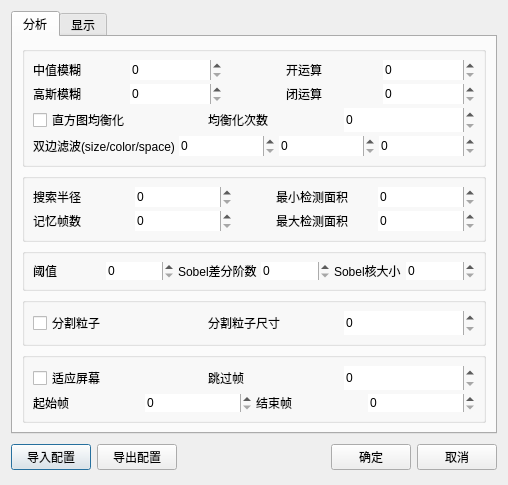
<?xml version="1.0" encoding="UTF-8"?>
<ui version="4.0">
 <class>Dialog</class>
 <widget class="QDialog" name="Dialog">
  <property name="geometry">
   <rect>
    <x>0</x>
    <y>0</y>
    <width>485</width>
    <height>512</height>
   </rect>
  </property>
  <property name="windowTitle">
   <string>Dialog</string>
  </property>
  <property name="modal">
   <bool>true</bool>
  </property>
  <layout class="QVBoxLayout" name="verticalLayout" stretch="0,0">
   <property name="sizeConstraint">
    <enum>QLayout::SizeConstraint::SetFixedSize</enum>
   </property>
   <item>
    <widget class="QTabWidget" name="tabWidget">
     <property name="tabShape">
      <enum>QTabWidget::TabShape::Rounded</enum>
     </property>
     <property name="currentIndex">
      <number>0</number>
     </property>
     <widget class="QWidget" name="tab_analyze">
      <attribute name="title">
       <string>分析</string>
      </attribute>
      <layout class="QVBoxLayout" name="verticalLayout1" stretch="4,2,1,1,2">
       <item>
        <widget class="QGroupBox" name="groupBox">
         <property name="title">
          <string/>
         </property>
         <property name="flat">
          <bool>false</bool>
         </property>
         <layout class="QVBoxLayout" name="verticalLayout2">
          <property name="spacing">
           <number>4</number>
          </property>
          <property name="leftMargin">
           <number>8</number>
          </property>
          <property name="topMargin">
           <number>8</number>
          </property>
          <property name="rightMargin">
           <number>8</number>
          </property>
          <property name="bottomMargin">
           <number>8</number>
          </property>
          <item>
           <layout class="QHBoxLayout" name="horizontalLayout">
            <item>
             <widget class="QLabel" name="lb_median_blur">
              <property name="text">
               <string>中值模糊</string>
              </property>
             </widget>
            </item>
            <item>
             <widget class="QSpinBox" name="spb_median_blur">
              <property name="sizePolicy">
               <sizepolicy hsizetype="Minimum" vsizetype="Preferred">
                <horstretch>0</horstretch>
                <verstretch>0</verstretch>
               </sizepolicy>
              </property>
              <property name="frame">
               <bool>false</bool>
              </property>
             </widget>
            </item>
            <item>
             <spacer name="horizontalSpacer">
              <property name="orientation">
               <enum>Qt::Orientation::Horizontal</enum>
              </property>
              <property name="sizeType">
               <enum>QSizePolicy::Policy::Preferred</enum>
              </property>
              <property name="sizeHint" stdset="0">
               <size>
                <width>60</width>
                <height>20</height>
               </size>
              </property>
             </spacer>
            </item>
            <item>
             <widget class="QLabel" name="lb_opening_size">
              <property name="text">
               <string>开运算</string>
              </property>
             </widget>
            </item>
            <item>
             <widget class="QSpinBox" name="spb_opening_size">
              <property name="sizePolicy">
               <sizepolicy hsizetype="Minimum" vsizetype="Preferred">
                <horstretch>0</horstretch>
                <verstretch>0</verstretch>
               </sizepolicy>
              </property>
              <property name="frame">
               <bool>false</bool>
              </property>
             </widget>
            </item>
           </layout>
          </item>
          <item>
           <layout class="QHBoxLayout" name="horizontalLayout_2">
            <item>
             <widget class="QLabel" name="lb_gaussian_blur">
              <property name="text">
               <string>高斯模糊</string>
              </property>
             </widget>
            </item>
            <item>
             <widget class="QSpinBox" name="spb_gaussian_blur">
              <property name="sizePolicy">
               <sizepolicy hsizetype="Minimum" vsizetype="Preferred">
                <horstretch>0</horstretch>
                <verstretch>0</verstretch>
               </sizepolicy>
              </property>
              <property name="frame">
               <bool>false</bool>
              </property>
             </widget>
            </item>
            <item>
             <spacer name="horizontalSpacer_2">
              <property name="orientation">
               <enum>Qt::Orientation::Horizontal</enum>
              </property>
              <property name="sizeType">
               <enum>QSizePolicy::Policy::Minimum</enum>
              </property>
              <property name="sizeHint" stdset="0">
               <size>
                <width>60</width>
                <height>20</height>
               </size>
              </property>
             </spacer>
            </item>
            <item>
             <widget class="QLabel" name="lb_closing_size">
              <property name="text">
               <string>闭运算</string>
              </property>
             </widget>
            </item>
            <item>
             <widget class="QSpinBox" name="spb_closing_size">
              <property name="sizePolicy">
               <sizepolicy hsizetype="Minimum" vsizetype="Preferred">
                <horstretch>0</horstretch>
                <verstretch>0</verstretch>
               </sizepolicy>
              </property>
              <property name="frame">
               <bool>false</bool>
              </property>
             </widget>
            </item>
           </layout>
          </item>
          <item>
           <layout class="QHBoxLayout" name="horizontalLayout_3">
            <item>
             <widget class="QCheckBox" name="chb_apply_hist_eq">
              <property name="text">
               <string>直方图均衡化</string>
              </property>
             </widget>
            </item>
            <item>
             <spacer name="horizontalSpacer_3">
              <property name="orientation">
               <enum>Qt::Orientation::Horizontal</enum>
              </property>
              <property name="sizeType">
               <enum>QSizePolicy::Policy::Preferred</enum>
              </property>
              <property name="sizeHint" stdset="0">
               <size>
                <width>40</width>
                <height>20</height>
               </size>
              </property>
             </spacer>
            </item>
            <item>
             <widget class="QLabel" name="lb_adaptive_hist_eq">
              <property name="text">
               <string>均衡化次数</string>
              </property>
             </widget>
            </item>
            <item>
             <widget class="QSpinBox" name="spb_adaptive_hist_eq">
              <property name="sizePolicy">
               <sizepolicy hsizetype="Minimum" vsizetype="Preferred">
                <horstretch>0</horstretch>
                <verstretch>0</verstretch>
               </sizepolicy>
              </property>
              <property name="frame">
               <bool>false</bool>
              </property>
             </widget>
            </item>
           </layout>
          </item>
          <item>
           <layout class="QHBoxLayout" name="horizontalLayout_4">
            <item>
             <widget class="QLabel" name="lb_bilateral_filter">
              <property name="text">
               <string>双边滤波(size/color/space)</string>
              </property>
             </widget>
            </item>
            <item>
             <widget class="QSpinBox" name="spb_bilateral_filter_size">
              <property name="sizePolicy">
               <sizepolicy hsizetype="Minimum" vsizetype="Preferred">
                <horstretch>0</horstretch>
                <verstretch>0</verstretch>
               </sizepolicy>
              </property>
              <property name="frame">
               <bool>false</bool>
              </property>
             </widget>
            </item>
            <item>
             <widget class="QSpinBox" name="spb_bilateral_filter_color">
              <property name="sizePolicy">
               <sizepolicy hsizetype="Minimum" vsizetype="Preferred">
                <horstretch>0</horstretch>
                <verstretch>0</verstretch>
               </sizepolicy>
              </property>
              <property name="frame">
               <bool>false</bool>
              </property>
             </widget>
            </item>
            <item>
             <widget class="QSpinBox" name="spb_bilateral_filter_space">
              <property name="sizePolicy">
               <sizepolicy hsizetype="Minimum" vsizetype="Preferred">
                <horstretch>0</horstretch>
                <verstretch>0</verstretch>
               </sizepolicy>
              </property>
              <property name="frame">
               <bool>false</bool>
              </property>
             </widget>
            </item>
           </layout>
          </item>
         </layout>
        </widget>
       </item>
       <item>
        <widget class="QGroupBox" name="groupBox_2">
         <property name="title">
          <string/>
         </property>
         <layout class="QVBoxLayout" name="verticalLayout3">
          <property name="spacing">
           <number>4</number>
          </property>
          <property name="leftMargin">
           <number>8</number>
          </property>
          <property name="topMargin">
           <number>8</number>
          </property>
          <property name="rightMargin">
           <number>8</number>
          </property>
          <property name="bottomMargin">
           <number>8</number>
          </property>
          <item>
           <layout class="QHBoxLayout" name="horizontalLayout_5">
            <item>
             <widget class="QLabel" name="lb_search_radius">
              <property name="text">
               <string>搜索半径</string>
              </property>
             </widget>
            </item>
            <item>
             <widget class="QSpinBox" name="spb_search_radius">
              <property name="sizePolicy">
               <sizepolicy hsizetype="Minimum" vsizetype="Preferred">
                <horstretch>0</horstretch>
                <verstretch>0</verstretch>
               </sizepolicy>
              </property>
              <property name="frame">
               <bool>false</bool>
              </property>
             </widget>
            </item>
            <item>
             <spacer name="horizontalSpacer_4">
              <property name="orientation">
               <enum>Qt::Orientation::Horizontal</enum>
              </property>
              <property name="sizeType">
               <enum>QSizePolicy::Policy::Preferred</enum>
              </property>
              <property name="sizeHint" stdset="0">
               <size>
                <width>40</width>
                <height>20</height>
               </size>
              </property>
             </spacer>
            </item>
            <item>
             <widget class="QLabel" name="lb_min_detect_area">
              <property name="text">
               <string>最小检测面积</string>
              </property>
             </widget>
            </item>
            <item>
             <widget class="QSpinBox" name="spb_min_detect_area">
              <property name="sizePolicy">
               <sizepolicy hsizetype="Minimum" vsizetype="Preferred">
                <horstretch>0</horstretch>
                <verstretch>0</verstretch>
               </sizepolicy>
              </property>
              <property name="frame">
               <bool>false</bool>
              </property>
             </widget>
            </item>
           </layout>
          </item>
          <item>
           <layout class="QHBoxLayout" name="horizontalLayout_6">
            <item>
             <widget class="QLabel" name="lb_memory_frames">
              <property name="text">
               <string>记忆帧数</string>
              </property>
             </widget>
            </item>
            <item>
             <widget class="QSpinBox" name="spb_memory_frames">
              <property name="sizePolicy">
               <sizepolicy hsizetype="Minimum" vsizetype="Preferred">
                <horstretch>0</horstretch>
                <verstretch>0</verstretch>
               </sizepolicy>
              </property>
              <property name="frame">
               <bool>false</bool>
              </property>
              <property name="accelerated">
               <bool>true</bool>
              </property>
             </widget>
            </item>
            <item>
             <spacer name="horizontalSpacer_5">
              <property name="orientation">
               <enum>Qt::Orientation::Horizontal</enum>
              </property>
              <property name="sizeType">
               <enum>QSizePolicy::Policy::Preferred</enum>
              </property>
              <property name="sizeHint" stdset="0">
               <size>
                <width>40</width>
                <height>20</height>
               </size>
              </property>
             </spacer>
            </item>
            <item>
             <widget class="QLabel" name="lb_max_detect_area">
              <property name="text">
               <string>最大检测面积</string>
              </property>
             </widget>
            </item>
            <item>
             <widget class="QSpinBox" name="spb_max_detect_area">
              <property name="sizePolicy">
               <sizepolicy hsizetype="Minimum" vsizetype="Preferred">
                <horstretch>0</horstretch>
                <verstretch>0</verstretch>
               </sizepolicy>
              </property>
              <property name="frame">
               <bool>false</bool>
              </property>
             </widget>
            </item>
           </layout>
          </item>
         </layout>
        </widget>
       </item>
       <item>
        <widget class="QGroupBox" name="groupBox_3">
         <property name="title">
          <string/>
         </property>
         <layout class="QVBoxLayout" name="verticalLayout4">
          <property name="spacing">
           <number>4</number>
          </property>
          <property name="leftMargin">
           <number>8</number>
          </property>
          <property name="topMargin">
           <number>8</number>
          </property>
          <property name="rightMargin">
           <number>8</number>
          </property>
          <property name="bottomMargin">
           <number>8</number>
          </property>
          <item>
           <layout class="QHBoxLayout" name="horizontalLayout_7">
            <item>
             <widget class="QLabel" name="lb_threshold">
              <property name="text">
               <string>阈值</string>
              </property>
             </widget>
            </item>
            <item>
             <widget class="QSpinBox" name="spb_threshold">
              <property name="sizePolicy">
               <sizepolicy hsizetype="Minimum" vsizetype="Preferred">
                <horstretch>0</horstretch>
                <verstretch>0</verstretch>
               </sizepolicy>
              </property>
              <property name="wrapping">
               <bool>false</bool>
              </property>
              <property name="frame">
               <bool>false</bool>
              </property>
             </widget>
            </item>
            <item>
             <widget class="QLabel" name="lb_derivative_order">
              <property name="text">
               <string>Sobel差分阶数</string>
              </property>
             </widget>
            </item>
            <item>
             <widget class="QSpinBox" name="spb_derivative_order">
              <property name="sizePolicy">
               <sizepolicy hsizetype="Minimum" vsizetype="Preferred">
                <horstretch>0</horstretch>
                <verstretch>0</verstretch>
               </sizepolicy>
              </property>
              <property name="frame">
               <bool>false</bool>
              </property>
             </widget>
            </item>
            <item>
             <widget class="QLabel" name="lb_kernel_size">
              <property name="text">
               <string>Sobel核大小</string>
              </property>
             </widget>
            </item>
            <item>
             <widget class="QSpinBox" name="spb_kernel_size">
              <property name="sizePolicy">
               <sizepolicy hsizetype="Minimum" vsizetype="Preferred">
                <horstretch>0</horstretch>
                <verstretch>0</verstretch>
               </sizepolicy>
              </property>
              <property name="frame">
               <bool>false</bool>
              </property>
             </widget>
            </item>
           </layout>
          </item>
         </layout>
        </widget>
       </item>
       <item>
        <widget class="QGroupBox" name="groupBox_4">
         <property name="title">
          <string/>
         </property>
         <layout class="QVBoxLayout" name="verticalLayout5">
          <property name="spacing">
           <number>4</number>
          </property>
          <property name="leftMargin">
           <number>8</number>
          </property>
          <property name="topMargin">
           <number>8</number>
          </property>
          <property name="rightMargin">
           <number>8</number>
          </property>
          <property name="bottomMargin">
           <number>8</number>
          </property>
          <item>
           <layout class="QHBoxLayout" name="horizontalLayout_8">
            <item>
             <widget class="QCheckBox" name="chb_split_particles">
              <property name="text">
               <string>分割粒子</string>
              </property>
             </widget>
            </item>
            <item>
             <spacer name="horizontalSpacer_6">
              <property name="orientation">
               <enum>Qt::Orientation::Horizontal</enum>
              </property>
              <property name="sizeType">
               <enum>QSizePolicy::Policy::Preferred</enum>
              </property>
              <property name="sizeHint" stdset="0">
               <size>
                <width>40</width>
                <height>20</height>
               </size>
              </property>
             </spacer>
            </item>
            <item>
             <widget class="QLabel" name="lb_particle_radius_for_split">
              <property name="text">
               <string>分割粒子尺寸</string>
              </property>
             </widget>
            </item>
            <item>
             <widget class="QSpinBox" name="spb_particle_radius_for_split">
              <property name="sizePolicy">
               <sizepolicy hsizetype="Minimum" vsizetype="Preferred">
                <horstretch>0</horstretch>
                <verstretch>0</verstretch>
               </sizepolicy>
              </property>
              <property name="frame">
               <bool>false</bool>
              </property>
             </widget>
            </item>
           </layout>
          </item>
         </layout>
        </widget>
       </item>
       <item>
        <widget class="QGroupBox" name="groupBox_5">
         <property name="title">
          <string/>
         </property>
         <layout class="QVBoxLayout" name="verticalLayout6">
          <property name="spacing">
           <number>4</number>
          </property>
          <property name="leftMargin">
           <number>8</number>
          </property>
          <property name="topMargin">
           <number>8</number>
          </property>
          <property name="rightMargin">
           <number>8</number>
          </property>
          <property name="bottomMargin">
           <number>8</number>
          </property>
          <item>
           <layout class="QHBoxLayout" name="horizontalLayout_9">
            <item>
             <widget class="QCheckBox" name="chb_fit_to_screen">
              <property name="text">
               <string>适应屏幕</string>
              </property>
             </widget>
            </item>
            <item>
             <spacer name="horizontalSpacer_7">
              <property name="orientation">
               <enum>Qt::Orientation::Horizontal</enum>
              </property>
              <property name="sizeType">
               <enum>QSizePolicy::Policy::Preferred</enum>
              </property>
              <property name="sizeHint" stdset="0">
               <size>
                <width>40</width>
                <height>20</height>
               </size>
              </property>
             </spacer>
            </item>
            <item>
             <widget class="QLabel" name="lb_skip_frames">
              <property name="text">
               <string>跳过帧</string>
              </property>
             </widget>
            </item>
            <item>
             <widget class="QSpinBox" name="spb_skip_frames">
              <property name="sizePolicy">
               <sizepolicy hsizetype="Minimum" vsizetype="Preferred">
                <horstretch>0</horstretch>
                <verstretch>0</verstretch>
               </sizepolicy>
              </property>
              <property name="frame">
               <bool>false</bool>
              </property>
             </widget>
            </item>
           </layout>
          </item>
          <item>
           <layout class="QHBoxLayout" name="horizontalLayout_10">
            <item>
             <widget class="QLabel" name="lb_from_frames">
              <property name="text">
               <string>起始帧</string>
              </property>
             </widget>
            </item>
            <item>
             <widget class="QSpinBox" name="spb_from_frames">
              <property name="sizePolicy">
               <sizepolicy hsizetype="Minimum" vsizetype="Preferred">
                <horstretch>0</horstretch>
                <verstretch>0</verstretch>
               </sizepolicy>
              </property>
              <property name="frame">
               <bool>false</bool>
              </property>
             </widget>
            </item>
            <item>
             <widget class="QLabel" name="lb_to_frames">
              <property name="text">
               <string>结束帧</string>
              </property>
             </widget>
            </item>
            <item>
             <widget class="QSpinBox" name="spb_to_frames">
              <property name="sizePolicy">
               <sizepolicy hsizetype="Minimum" vsizetype="Preferred">
                <horstretch>0</horstretch>
                <verstretch>0</verstretch>
               </sizepolicy>
              </property>
              <property name="frame">
               <bool>false</bool>
              </property>
             </widget>
            </item>
           </layout>
          </item>
         </layout>
        </widget>
       </item>
      </layout>
     </widget>
     <widget class="QWidget" name="tab_display">
      <attribute name="title">
       <string>显示</string>
      </attribute>
      <layout class="QVBoxLayout" name="verticalLayout7">
       <item>
        <widget class="QGroupBox" name="groupBox_6">
         <property name="title">
          <string>粒子</string>
         </property>
         <layout class="QVBoxLayout" name="verticalLayout_2">
          <item>
           <layout class="QHBoxLayout" name="horizontalLayout_11">
            <item>
             <widget class="QLabel" name="lb_particle_color">
              <property name="text">
               <string>粒子颜色</string>
              </property>
             </widget>
            </item>
            <item>
             <widget class="ColorLabel" name="lb_particle_color_display">
              <property name="sizePolicy">
               <sizepolicy hsizetype="Preferred" vsizetype="Preferred">
                <horstretch>0</horstretch>
                <verstretch>0</verstretch>
               </sizepolicy>
              </property>
              <property name="baseSize">
               <size>
                <width>76</width>
                <height>20</height>
               </size>
              </property>
              <property name="text">
               <string/>
              </property>
             </widget>
            </item>
            <item>
             <widget class="QLabel" name="lb_particle_size">
              <property name="text">
               <string>粒子大小</string>
              </property>
             </widget>
            </item>
            <item>
             <widget class="QSpinBox" name="spb_particle_size"/>
            </item>
           </layout>
          </item>
         </layout>
        </widget>
       </item>
       <item>
        <widget class="QGroupBox" name="groupBox_7">
         <property name="title">
          <string>标记</string>
         </property>
         <layout class="QVBoxLayout" name="verticalLayout_3">
          <item>
           <layout class="QHBoxLayout" name="horizontalLayout_12">
            <item>
             <widget class="QLabel" name="lb_mark_color">
              <property name="text">
               <string>标记颜色</string>
              </property>
             </widget>
            </item>
            <item>
             <widget class="ColorLabel" name="lb_mark_color_display">
              <property name="text">
               <string/>
              </property>
             </widget>
            </item>
            <item>
             <widget class="QLabel" name="lb_mark_size">
              <property name="text">
               <string>标记大小</string>
              </property>
             </widget>
            </item>
            <item>
             <widget class="QSpinBox" name="spb_mark_size"/>
            </item>
           </layout>
          </item>
          <item>
           <layout class="QHBoxLayout" name="horizontalLayout_14">
            <item>
             <widget class="QCheckBox" name="chb_same_mark_color_with_particle">
              <property name="text">
               <string>与粒子颜色相同</string>
              </property>
             </widget>
            </item>
            <item>
             <spacer name="horizontalSpacer_8">
              <property name="orientation">
               <enum>Qt::Orientation::Horizontal</enum>
              </property>
              <property name="sizeHint" stdset="0">
               <size>
                <width>40</width>
                <height>20</height>
               </size>
              </property>
             </spacer>
            </item>
            <item>
             <widget class="QLabel" name="lb_mark_font">
              <property name="text">
               <string>标记字体</string>
              </property>
             </widget>
            </item>
            <item>
             <widget class="QFontComboBox" name="fcb_mark_font"/>
            </item>
           </layout>
          </item>
         </layout>
        </widget>
       </item>
       <item>
        <widget class="QGroupBox" name="groupBox_8">
         <property name="title">
          <string>轨迹</string>
         </property>
         <layout class="QVBoxLayout" name="verticalLayout_4">
          <item>
           <layout class="QHBoxLayout" name="horizontalLayout_13">
            <item>
             <widget class="QLabel" name="lb_trajectory_color">
              <property name="text">
               <string>轨迹颜色</string>
              </property>
             </widget>
            </item>
            <item>
             <widget class="ColorLabel" name="lb_trajectory_color_display">
              <property name="text">
               <string/>
              </property>
             </widget>
            </item>
            <item>
             <widget class="QLabel" name="lb_trajectory_width">
              <property name="text">
               <string>轨迹宽度</string>
              </property>
             </widget>
            </item>
            <item>
             <widget class="QSpinBox" name="spb_trajectory_width"/>
            </item>
           </layout>
          </item>
          <item>
           <layout class="QHBoxLayout" name="horizontalLayout_15">
            <item>
             <widget class="QCheckBox" name="chb_same_trajectory_color_with_particle">
              <property name="text">
               <string>与粒子颜色相同</string>
              </property>
             </widget>
            </item>
           </layout>
          </item>
         </layout>
        </widget>
       </item>
       <item>
        <widget class="QGroupBox" name="groupBox_9">
         <property name="title">
          <string>帧</string>
         </property>
         <layout class="QVBoxLayout" name="verticalLayout_5">
          <item>
           <layout class="QHBoxLayout" name="horizontalLayout_17">
            <item>
             <widget class="QLabel" name="lb_frame_label">
              <property name="text">
               <string>帧号颜色</string>
              </property>
             </widget>
            </item>
            <item>
             <widget class="ColorLabel" name="lb_frame_label_display">
              <property name="text">
               <string/>
              </property>
             </widget>
            </item>
            <item>
             <widget class="QLabel" name="lb_frame_label_size">
              <property name="text">
               <string>帧号大小</string>
              </property>
             </widget>
            </item>
            <item>
             <widget class="QSpinBox" name="spb_frame_label_size"/>
            </item>
           </layout>
          </item>
          <item>
           <layout class="QHBoxLayout" name="horizontalLayout_18">
            <item>
             <widget class="QLabel" name="lb_frame_label_font">
              <property name="text">
               <string>帧号字体</string>
              </property>
             </widget>
            </item>
            <item>
             <widget class="QFontComboBox" name="fcb_frame_label_font"/>
            </item>
            <item>
             <spacer name="horizontalSpacer_10">
              <property name="orientation">
               <enum>Qt::Orientation::Horizontal</enum>
              </property>
              <property name="sizeHint" stdset="0">
               <size>
                <width>40</width>
                <height>20</height>
               </size>
              </property>
             </spacer>
            </item>
           </layout>
          </item>
         </layout>
        </widget>
       </item>
      </layout>
     </widget>
    </widget>
   </item>
   <item>
    <layout class="QHBoxLayout" name="horizontalLayout_16">
     <property name="topMargin">
      <number>4</number>
     </property>
     <property name="bottomMargin">
      <number>4</number>
     </property>
     <item>
      <widget class="QPushButton" name="btn_load_settings">
       <property name="text">
        <string>导入配置</string>
       </property>
      </widget>
     </item>
     <item>
      <widget class="QPushButton" name="btn_save_settings">
       <property name="text">
        <string>导出配置</string>
       </property>
      </widget>
     </item>
     <item>
      <spacer name="horizontalSpacer_9">
       <property name="orientation">
        <enum>Qt::Orientation::Horizontal</enum>
       </property>
       <property name="sizeHint" stdset="0">
        <size>
         <width>40</width>
         <height>20</height>
        </size>
       </property>
      </spacer>
     </item>
     <item>
      <widget class="QPushButton" name="btn_ok">
       <property name="text">
        <string>确定</string>
       </property>
      </widget>
     </item>
     <item>
      <widget class="QPushButton" name="btn_cancel">
       <property name="text">
        <string>取消</string>
       </property>
      </widget>
     </item>
    </layout>
   </item>
  </layout>
 </widget>
 <customwidgets>
  <customwidget>
   <class>ColorLabel</class>
   <extends>QLabel</extends>
   <header>src.view.custom_widget</header>
   <slots>
    <signal>clicked(QMouseEvent)</signal>
   </slots>
  </customwidget>
 </customwidgets>
 <resources/>
 <connections/>
</ui>
